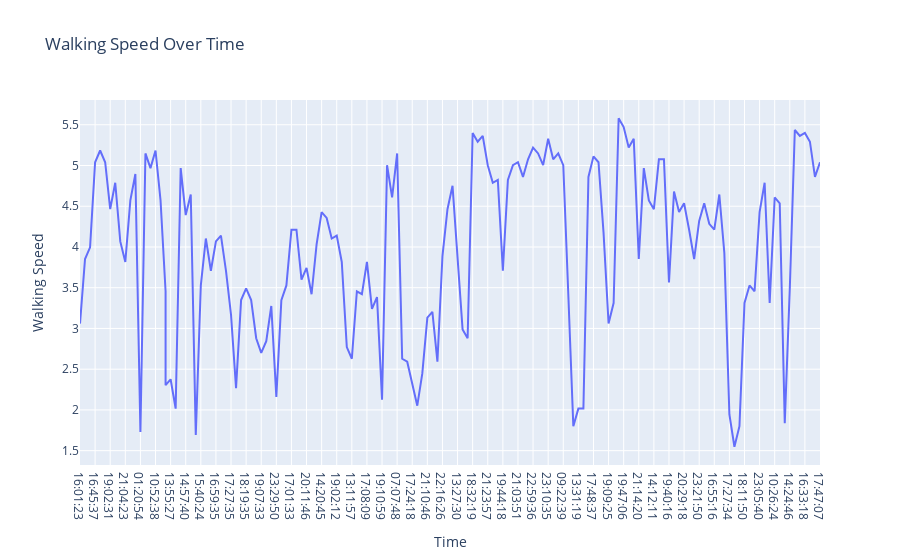

Write notebook code for a chart like this one.
### Markdown cell above
- Now, let's look at the walking speed over time

### Code cell
# Walking Speed Over Time

fig = px.line(data, x='Time', y='Walking Speed', title='Walking Speed Over Time')

fig.show()

pio.write_image(fig, './images/image4.png')

### Figure 1 — Plotly figure (JSON) as saved in the notebook; plotly's stock layout.template omitted (floating-point values rounded to 4 significant figures; data arrays with more than 128 entries replaced by an {"elided": "..."} marker saying what was removed)
{"data": [{"hovertemplate": "Time=%{x}<br>Walking Speed=%{y}<extra></extra>", "legendgroup": "", "line": {"color": "#636efa", "dash": "solid"}, "marker": {"symbol": "circle"}, "mode": "lines", "name": "", "orientation": "v", "showlegend": false, "type": "scatter", "x": {"elided": "149 str values"}, "xaxis": "x", "y": {"elided": "149 float values"}, "yaxis": "y"}], "layout": {"legend": {"tracegroupgap": 0}, "title": {"text": "Walking Speed Over Time"}, "xaxis": {"anchor": "y", "domain": [0, 1], "title": {"text": "Time"}}, "yaxis": {"anchor": "x", "domain": [0, 1], "title": {"text": "Walking Speed"}}}}
